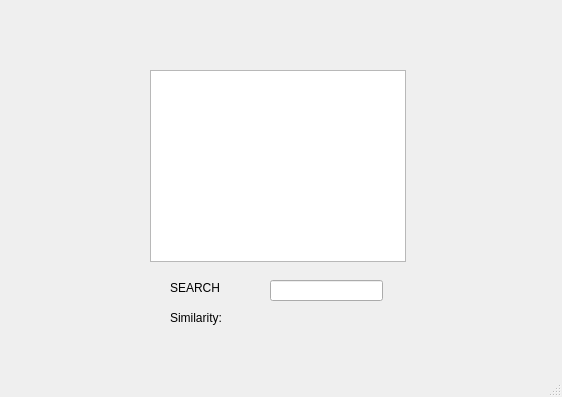
<?xml version="1.0" encoding="UTF-8"?>
<ui version="4.0">
 <class>gui</class>
 <widget class="QMainWindow" name="gui">
  <property name="geometry">
   <rect>
    <x>0</x>
    <y>0</y>
    <width>562</width>
    <height>397</height>
   </rect>
  </property>
  <property name="windowTitle">
   <string>gui</string>
  </property>
  <widget class="QWidget" name="centralwidget">
   <widget class="QListWidget" name="listWidget">
    <property name="geometry">
     <rect>
      <x>150</x>
      <y>70</y>
      <width>256</width>
      <height>192</height>
     </rect>
    </property>
   </widget>
   <widget class="QLabel" name="label">
    <property name="geometry">
     <rect>
      <x>170</x>
      <y>280</y>
      <width>49</width>
      <height>16</height>
     </rect>
    </property>
    <property name="text">
     <string>SEARCH</string>
    </property>
   </widget>
   <widget class="QLineEdit" name="searchLineEdit">
    <property name="geometry">
     <rect>
      <x>270</x>
      <y>280</y>
      <width>113</width>
      <height>21</height>
     </rect>
    </property>
   </widget>
   <widget class="QLabel" name="similarityLabel">
    <property name="geometry">
     <rect>
      <x>170</x>
      <y>310</y>
      <width>261</width>
      <height>16</height>
     </rect>
    </property>
    <property name="text">
     <string>Similarity:</string>
    </property>
   </widget>
  </widget>
  <widget class="QMenuBar" name="menubar">
   <property name="geometry">
    <rect>
     <x>0</x>
     <y>0</y>
     <width>562</width>
     <height>22</height>
    </rect>
   </property>
  </widget>
  <widget class="QStatusBar" name="statusbar"/>
 </widget>
 <resources/>
 <connections/>
</ui>
